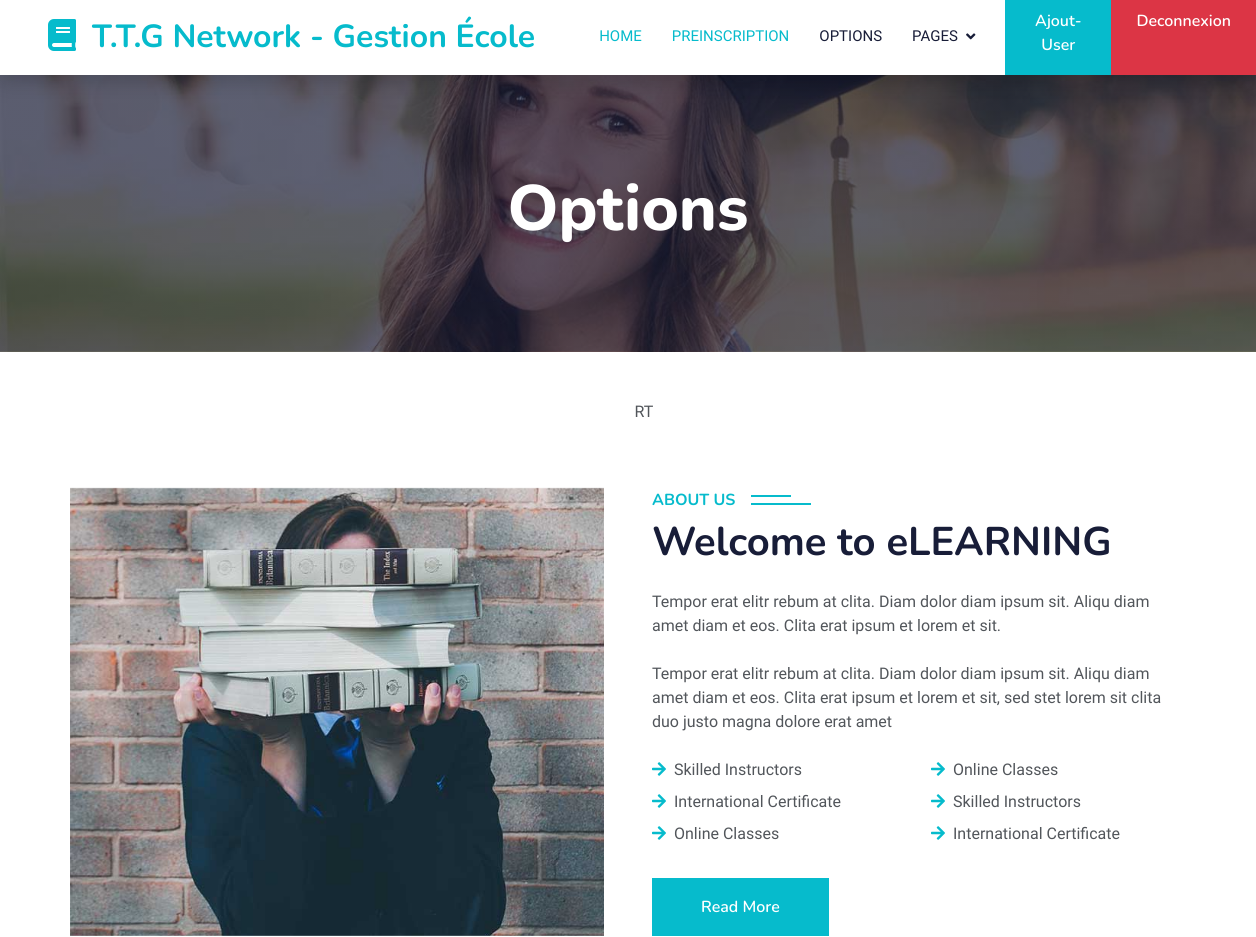
Before: /options/ (signed in, upper part) with the older database file.
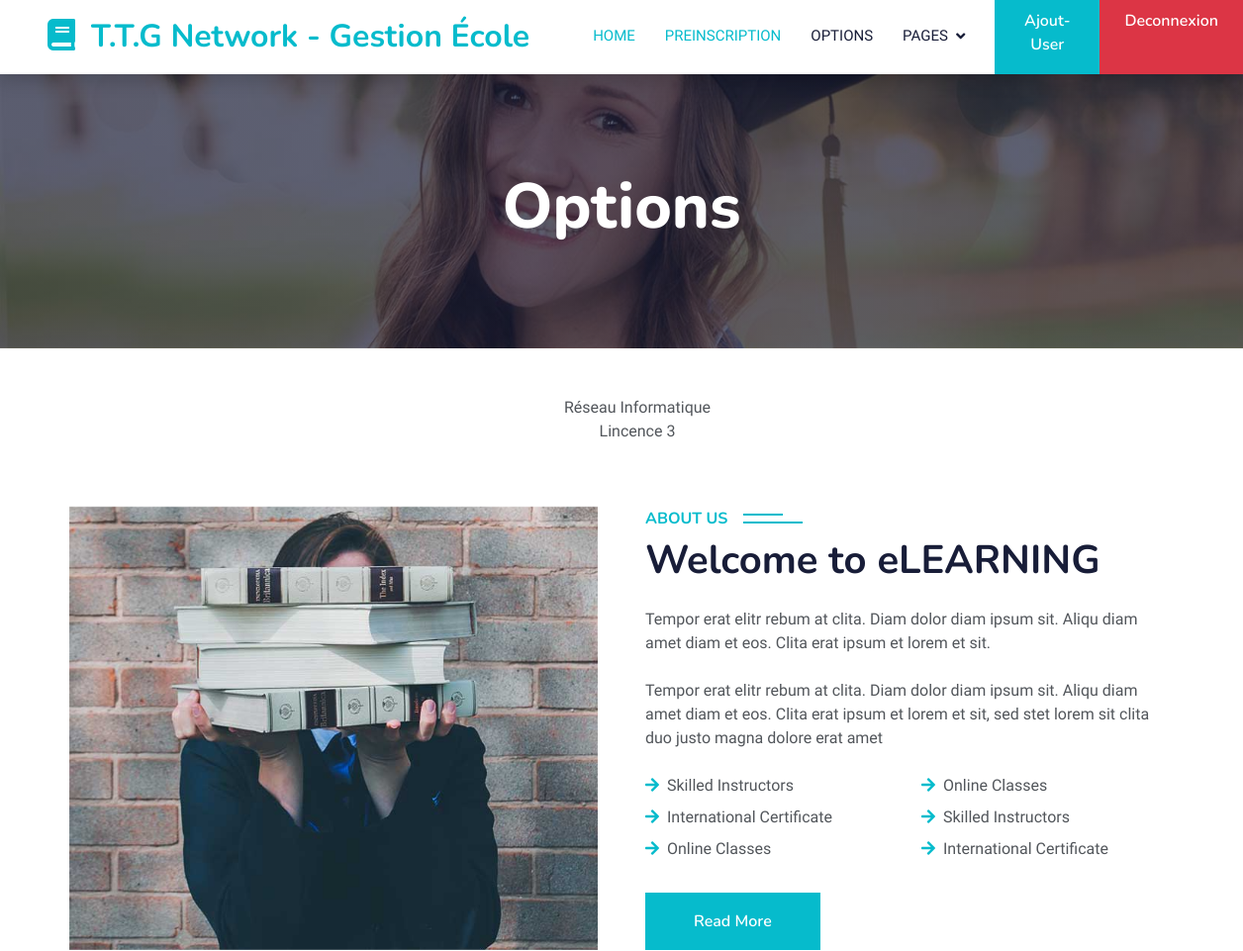
After: the same page with the newer database file.
### core/models.py (models this page shows, shortened)
class Option(models.Model):
    nom = models.CharField(max_length=100)
    filiere = models.ForeignKey(Filiere, on_delete=models.CASCADE)
    class Meta:
        constraints = [
            models.UniqueConstraint(fields=['nom', 'filiere'], name='unique_option_par_filiere_et_niveau')
        ]
        verbose_name = "Option"
        verbose_name_plural = "Options"

### core/views.py (the view)
# urls.py: path('options/', views.options_view, name='options'),
@login_required
def options_view(request):
    options = Option.objects.all()
    return render(request, 'options.html', {'options': options})

### core/templates/options.html (shortened to what this page needs)
{% extends "base.html" %}
{% load static %}
{% block content %}
<div class="container-fluid bg-primary py-5 mb-5 page-header">
  <div class="container py-5">
      <div class="row justify-content-center">
          <div class="col-lg-10 text-center">
              <h1 class="display-3 text-white animated slideInDown">Options</h1>
          </div>
      </div>
  </div>
</div>
  <section >
      <ul>
        {% for option in options %}
          <center>{{ option.nom }}</center>
        {% endfor %}
  </ul>
  </section>
  <div class="container-xxl py-5">
    <div class="container">
        <div class="row g-5">
            <div class="col-lg-6 wow fadeInUp" data-wow-delay="0.1s" style="min-height: 400px;">
                <div class="position-relative h-100">
                    <img class="img-fluid position-absolute w-100 h-100" src="{% static 'img/about.jpg' %}" alt="" style="object-fit: cover;">
                </div>
            </div>
            <div class="col-lg-6 wow fadeInUp" data-wow-delay="0.3s">
                <h6 class="section-title bg-white text-start text-primary pe-3">About Us</h6>
                <h1 class="mb-4">Welcome to eLEARNING</h1>
                <p class="mb-4">Tempor erat elitr rebum at clita. Diam dolor diam ipsum sit. Aliqu diam amet diam et eos. Clita erat ipsum et lorem et sit.</p>
                <p class="mb-4">Tempor erat elitr rebum at clita. Diam dolor diam ipsum sit. Aliqu diam amet diam et eos. Clita erat ipsum et lorem et sit, sed stet lorem sit clita duo justo magna dolore erat amet</p>
                <div class="row gy-2 gx-4 mb-4">
                    <div class="col-sm-6">
                        <p class="mb-0"><i class="fa fa-arrow-right text-primary me-2"></i>Skilled Instructors</p>
                    </div>
                    <div class="col-sm-6">
                        <p class="mb-0"><i class="fa fa-arrow-right text-primary me-2"></i>Online Classes</p>
                    </div>
                    <div class="col-sm-6">
                        <p class="mb-0"><i class="fa fa-arrow-right text-primary me-2"></i>International Certificate</p>
                    </div>
                    <div class="col-sm-6">
                        <p class="mb-0"><i class="fa fa-arrow-right text-primary me-2"></i>Skilled Instructors</p>
                    </div>
                    <div class="col-sm-6">
                        <p class="mb-0"><i class="fa fa-arrow-right text-primary me-2"></i>Online Classes</p>
                    </div>
                    <div class="col-sm-6">
                        <p class="mb-0"><i class="fa fa-arrow-right text-primary me-2"></i>International Certificate</p>
                    </div>
                </div>
                <a class="btn btn-primary py-3 px-5 mt-2" href="">Read More</a>
            </div>
        </div>
    </div>
</div>
{% endblock %}

Changed rows visible on the page:
removed Option: nom "RT"
added Option: nom "Réseau Informatique"
added Option: nom "Lincence 3"
